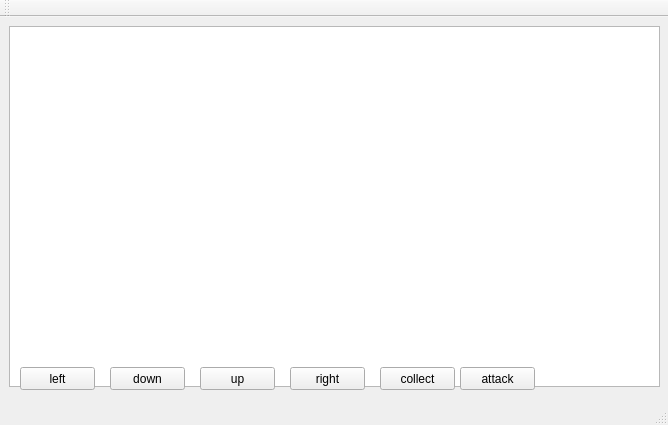
<?xml version="1.0" encoding="UTF-8"?>
<ui version="4.0">
 <class>MainWindow</class>
 <widget class="QMainWindow" name="MainWindow">
  <property name="geometry">
   <rect>
    <x>0</x>
    <y>0</y>
    <width>668</width>
    <height>425</height>
   </rect>
  </property>
  <property name="windowTitle">
   <string>Robots</string>
  </property>
  <widget class="QWidget" name="centralWidget">
   <widget class="QGraphicsView" name="graphicsView">
    <property name="geometry">
     <rect>
      <x>9</x>
      <y>9</y>
      <width>651</width>
      <height>361</height>
     </rect>
    </property>
    <property name="verticalScrollBarPolicy">
     <enum>Qt::ScrollBarAlwaysOff</enum>
    </property>
    <property name="horizontalScrollBarPolicy">
     <enum>Qt::ScrollBarAlwaysOff</enum>
    </property>
   </widget>
   <widget class="QPushButton" name="pushButton">
    <property name="geometry">
     <rect>
      <x>20</x>
      <y>350</y>
      <width>75</width>
      <height>23</height>
     </rect>
    </property>
    <property name="text">
     <string>left</string>
    </property>
   </widget>
   <widget class="QPushButton" name="pushButton_2">
    <property name="geometry">
     <rect>
      <x>110</x>
      <y>350</y>
      <width>75</width>
      <height>23</height>
     </rect>
    </property>
    <property name="text">
     <string>down</string>
    </property>
   </widget>
   <widget class="QPushButton" name="pushButton_3">
    <property name="geometry">
     <rect>
      <x>200</x>
      <y>350</y>
      <width>75</width>
      <height>23</height>
     </rect>
    </property>
    <property name="text">
     <string>up</string>
    </property>
   </widget>
   <widget class="QPushButton" name="pushButton_4">
    <property name="geometry">
     <rect>
      <x>290</x>
      <y>350</y>
      <width>75</width>
      <height>23</height>
     </rect>
    </property>
    <property name="text">
     <string>right</string>
    </property>
   </widget>
   <widget class="QPushButton" name="pushButton_5">
    <property name="geometry">
     <rect>
      <x>380</x>
      <y>350</y>
      <width>75</width>
      <height>23</height>
     </rect>
    </property>
    <property name="text">
     <string>collect</string>
    </property>
   </widget>
   <widget class="QPushButton" name="pushButton_6">
    <property name="geometry">
     <rect>
      <x>460</x>
      <y>350</y>
      <width>75</width>
      <height>23</height>
     </rect>
    </property>
    <property name="text">
     <string>attack</string>
    </property>
   </widget>
  </widget>
  <widget class="QMenuBar" name="menuBar">
   <property name="geometry">
    <rect>
     <x>0</x>
     <y>0</y>
     <width>668</width>
     <height>21</height>
    </rect>
   </property>
  </widget>
  <widget class="QToolBar" name="mainToolBar">
   <attribute name="toolBarArea">
    <enum>TopToolBarArea</enum>
   </attribute>
   <attribute name="toolBarBreak">
    <bool>false</bool>
   </attribute>
  </widget>
  <widget class="QStatusBar" name="statusBar"/>
 </widget>
 <layoutdefault spacing="6" margin="11"/>
 <resources/>
 <connections/>
</ui>
